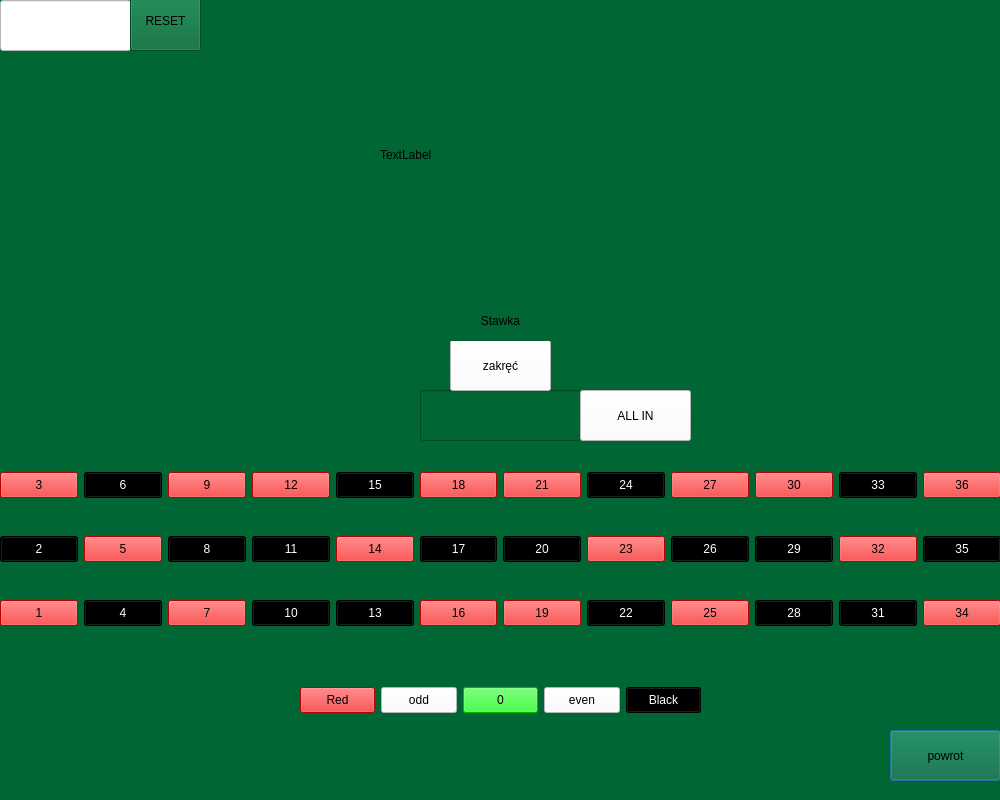
<?xml version="1.0" encoding="UTF-8"?>
<ui version="4.0">
 <class>ruletkaokno</class>
 <widget class="QDialog" name="ruletkaokno">
  <property name="geometry">
   <rect>
    <x>0</x>
    <y>0</y>
    <width>1000</width>
    <height>800</height>
   </rect>
  </property>
  <property name="minimumSize">
   <size>
    <width>1000</width>
    <height>800</height>
   </size>
  </property>
  <property name="maximumSize">
   <size>
    <width>1000</width>
    <height>800</height>
   </size>
  </property>
  <property name="windowTitle">
   <string>Dialog</string>
  </property>
  <property name="styleSheet">
   <string notr="true">background-color:#006633</string>
  </property>
  <widget class="QPushButton" name="back">
   <property name="geometry">
    <rect>
     <x>890</x>
     <y>730</y>
     <width>111</width>
     <height>51</height>
    </rect>
   </property>
   <property name="text">
    <string>powrot</string>
   </property>
  </widget>
  <widget class="QLineEdit" name="stankonta">
   <property name="geometry">
    <rect>
     <x>0</x>
     <y>0</y>
     <width>131</width>
     <height>51</height>
    </rect>
   </property>
   <property name="styleSheet">
    <string notr="true">background-color:#FFFFFF;</string>
   </property>
  </widget>
  <widget class="QWidget" name="gridLayoutWidget">
   <property name="geometry">
    <rect>
     <x>0</x>
     <y>440</y>
     <width>1001</width>
     <height>221</height>
    </rect>
   </property>
   <layout class="QGridLayout" name="gridLayout" rowstretch="0,0,0,0,0,0">
    <property name="sizeConstraint">
     <enum>QLayout::SizeConstraint::SetDefaultConstraint</enum>
    </property>
    <property name="leftMargin">
     <number>0</number>
    </property>
    <property name="topMargin">
     <number>0</number>
    </property>
    <item row="3" column="4">
     <widget class="QPushButton" name="czterna">
      <property name="styleSheet">
       <string notr="true">QPushButton{
     background-color: #FF0000;
 padding: 5px;
}    
QPushButton:pressed{
     background-color:#FF0000;
 padding: 5px;
}    </string>
      </property>
      <property name="text">
       <string>14</string>
      </property>
     </widget>
    </item>
    <item row="5" column="10">
     <widget class="QPushButton" name="trzyjeden">
      <property name="styleSheet">
       <string notr="true">QPushButton{
     background-color: #000000;
 padding: 5px;
color: #FFFFFF;	
}    
QPushButton:pressed{
     background-color:#3A3431;
 padding: 5px;

}       </string>
      </property>
      <property name="text">
       <string>31</string>
      </property>
     </widget>
    </item>
    <item row="3" column="6">
     <widget class="QPushButton" name="dwadziescia">
      <property name="styleSheet">
       <string notr="true">QPushButton{
     background-color: #000000;
 padding: 5px;
color: #FFFFFF;	
}    
QPushButton:pressed{
     background-color:#3A3431;
 padding: 5px;

}      </string>
      </property>
      <property name="text">
       <string>20</string>
      </property>
     </widget>
    </item>
    <item row="0" column="9">
     <widget class="QPushButton" name="trzydziesci">
      <property name="styleSheet">
       <string notr="true">QPushButton{
     background-color: #FF0000;
 padding: 5px;
}    
QPushButton:pressed{
     background-color:#FF0000;
 padding: 5px;
}    </string>
      </property>
      <property name="text">
       <string>30</string>
      </property>
     </widget>
    </item>
    <item row="0" column="8">
     <widget class="QPushButton" name="dwasiedem">
      <property name="styleSheet">
       <string notr="true">QPushButton{
     background-color: #FF0000;
 padding: 5px;
}    
QPushButton:pressed{
     background-color:#FF0000;
 padding: 5px;
}    </string>
      </property>
      <property name="text">
       <string>27</string>
      </property>
     </widget>
    </item>
    <item row="0" column="1">
     <widget class="QPushButton" name="szesc">
      <property name="styleSheet">
       <string notr="true">QPushButton{
     background-color: #000000;
 padding: 5px;
color: #FFFFFF;	
}    
QPushButton:pressed{
     background-color:#3A3431;
 padding: 5px;

}    </string>
      </property>
      <property name="text">
       <string>6</string>
      </property>
     </widget>
    </item>
    <item row="3" column="5">
     <widget class="QPushButton" name="siedemna">
      <property name="styleSheet">
       <string notr="true">QPushButton{
     background-color: #000000;
 padding: 5px;
color: #FFFFFF;	
}    
QPushButton:pressed{
     background-color:#3A3431;
 padding: 5px;

}      </string>
      </property>
      <property name="text">
       <string>17</string>
      </property>
     </widget>
    </item>
    <item row="0" column="6">
     <widget class="QPushButton" name="dwajeden">
      <property name="styleSheet">
       <string notr="true">QPushButton{
     background-color: #FF0000;
 padding: 5px;
}    
QPushButton:pressed{
     background-color:#FF0000;
 padding: 5px;
}    </string>
      </property>
      <property name="text">
       <string>21</string>
      </property>
     </widget>
    </item>
    <item row="0" column="7">
     <widget class="QPushButton" name="dwacztery">
      <property name="styleSheet">
       <string notr="true">QPushButton{
     background-color: #000000;
 padding: 5px;
color: #FFFFFF;	
}    
QPushButton:pressed{
     background-color:#3A3431;
 padding: 5px;

}       </string>
      </property>
      <property name="text">
       <string>24</string>
      </property>
     </widget>
    </item>
    <item row="5" column="2">
     <widget class="QPushButton" name="siedem">
      <property name="styleSheet">
       <string notr="true">QPushButton{
     background-color: #FF0000;
 padding: 5px;
}    
QPushButton:pressed{
     background-color:#FF0000;
 padding: 5px;
}    </string>
      </property>
      <property name="text">
       <string>7</string>
      </property>
     </widget>
    </item>
    <item row="5" column="9">
     <widget class="QPushButton" name="dwaosiem">
      <property name="styleSheet">
       <string notr="true">QPushButton{
     background-color: #000000;
 padding: 5px;
color: #FFFFFF;	
}    
QPushButton:pressed{
     background-color:#3A3431;
 padding: 5px;

}     </string>
      </property>
      <property name="text">
       <string>28</string>
      </property>
     </widget>
    </item>
    <item row="3" column="2">
     <widget class="QPushButton" name="osiem">
      <property name="styleSheet">
       <string notr="true">QPushButton{
     background-color: #000000;
 padding: 5px;
color: #FFFFFF;	
}    
QPushButton:pressed{
     background-color:#3A3431;
 padding: 5px;

}      </string>
      </property>
      <property name="text">
       <string>8</string>
      </property>
     </widget>
    </item>
    <item row="5" column="7">
     <widget class="QPushButton" name="dwadwa">
      <property name="styleSheet">
       <string notr="true">QPushButton{
     background-color: #000000;
 padding: 5px;
color: #FFFFFF;	
}    
QPushButton:pressed{
     background-color:#3A3431;
 padding: 5px;

}       </string>
      </property>
      <property name="text">
       <string>22</string>
      </property>
     </widget>
    </item>
    <item row="0" column="3">
     <widget class="QPushButton" name="dwana">
      <property name="styleSheet">
       <string notr="true">QPushButton{
     background-color: #FF0000;
 padding: 5px;
}    
QPushButton:pressed{
     background-color:#FF0000;
 padding: 5px;
}    </string>
      </property>
      <property name="text">
       <string>12</string>
      </property>
     </widget>
    </item>
    <item row="5" column="4">
     <widget class="QPushButton" name="trzyna">
      <property name="styleSheet">
       <string notr="true">QPushButton{
     background-color: #000000;
 padding: 5px;
color: #FFFFFF;	
}    
QPushButton:pressed{
     background-color:#3A3431;
 padding: 5px;

}       </string>
      </property>
      <property name="text">
       <string>13</string>
      </property>
     </widget>
    </item>
    <item row="3" column="3">
     <widget class="QPushButton" name="jedena">
      <property name="styleSheet">
       <string notr="true">QPushButton{
     background-color: #000000;
 padding: 5px;
color: #FFFFFF;	
}    
QPushButton:pressed{
     background-color:#3A3431;
 padding: 5px;

}        </string>
      </property>
      <property name="text">
       <string>11</string>
      </property>
     </widget>
    </item>
    <item row="3" column="1">
     <widget class="QPushButton" name="piec">
      <property name="styleSheet">
       <string notr="true">QPushButton{
     background-color: #FF0000;
 padding: 5px;
}    
QPushButton:pressed{
     background-color:#FF0000;
 padding: 5px;
}    </string>
      </property>
      <property name="text">
       <string>5</string>
      </property>
     </widget>
    </item>
    <item row="5" column="1">
     <widget class="QPushButton" name="cztery">
      <property name="styleSheet">
       <string notr="true">QPushButton{
     background-color: #000000;
 padding: 5px;
color: #FFFFFF;	
}    
QPushButton:pressed{
     background-color:#3A3431;
 padding: 5px;

}    </string>
      </property>
      <property name="text">
       <string>4</string>
      </property>
     </widget>
    </item>
    <item row="0" column="2">
     <widget class="QPushButton" name="dziewiec">
      <property name="styleSheet">
       <string notr="true">QPushButton{
     background-color: #FF0000;
 padding: 5px;
}    
QPushButton:pressed{
     background-color:#FF0000;
 padding: 5px;
}    </string>
      </property>
      <property name="text">
       <string>9</string>
      </property>
     </widget>
    </item>
    <item row="3" column="0">
     <widget class="QPushButton" name="dwa">
      <property name="styleSheet">
       <string notr="true">QPushButton{
     background-color: #000000;
 padding: 5px;
color: #FFFFFF;	
}    
QPushButton:pressed{
     background-color:#000000;
 padding: 5px;

}    </string>
      </property>
      <property name="text">
       <string>2</string>
      </property>
     </widget>
    </item>
    <item row="0" column="5">
     <widget class="QPushButton" name="osiemna">
      <property name="styleSheet">
       <string notr="true">QPushButton{
     background-color: #FF0000;
 padding: 5px;
}    
QPushButton:pressed{
     background-color:#FF0000;
 padding: 5px;
}    </string>
      </property>
      <property name="text">
       <string>18</string>
      </property>
     </widget>
    </item>
    <item row="0" column="4">
     <widget class="QPushButton" name="pietna">
      <property name="styleSheet">
       <string notr="true">QPushButton{
     background-color: #000000;
 padding: 5px;
color: #FFFFFF;	
}    
QPushButton:pressed{
     background-color:#3A3431;
 padding: 5px;

}      </string>
      </property>
      <property name="text">
       <string>15</string>
      </property>
     </widget>
    </item>
    <item row="5" column="6">
     <widget class="QPushButton" name="dziewietna">
      <property name="styleSheet">
       <string notr="true">QPushButton{
     background-color: #FF0000;
 padding: 5px;
}    
QPushButton:pressed{
     background-color:#FF0000;
 padding: 5px;
}    </string>
      </property>
      <property name="text">
       <string>19</string>
      </property>
     </widget>
    </item>
    <item row="5" column="8">
     <widget class="QPushButton" name="dwapiec">
      <property name="styleSheet">
       <string notr="true">QPushButton{
     background-color: #FF0000;
 padding: 5px;
}    
QPushButton:pressed{
     background-color:#FF0000;
 padding: 5px;
}    </string>
      </property>
      <property name="text">
       <string>25</string>
      </property>
     </widget>
    </item>
    <item row="3" column="9">
     <widget class="QPushButton" name="dwadziewiec">
      <property name="styleSheet">
       <string notr="true">QPushButton{
     background-color: #000000;
 padding: 5px;
color: #FFFFFF;	
}    
QPushButton:pressed{
     background-color:#3A3431;
 padding: 5px;

}      </string>
      </property>
      <property name="text">
       <string>29</string>
      </property>
     </widget>
    </item>
    <item row="5" column="3">
     <widget class="QPushButton" name="dziesiec">
      <property name="styleSheet">
       <string notr="true">QPushButton{
     background-color: #000000;
 padding: 5px;
color: #FFFFFF;	
}    
QPushButton:pressed{
     background-color:#3A3431;
 padding: 5px;

}     </string>
      </property>
      <property name="text">
       <string>10</string>
      </property>
     </widget>
    </item>
    <item row="3" column="7">
     <widget class="QPushButton" name="dwatrzy">
      <property name="styleSheet">
       <string notr="true">QPushButton{
     background-color: #FF0000;
 padding: 5px;
}    
QPushButton:pressed{
     background-color:#FF0000;
 padding: 5px;
}    </string>
      </property>
      <property name="text">
       <string>23</string>
      </property>
     </widget>
    </item>
    <item row="3" column="8">
     <widget class="QPushButton" name="dwaszesc">
      <property name="styleSheet">
       <string notr="true">QPushButton{
     background-color: #000000;
 padding: 5px;
color: #FFFFFF;	
}    
QPushButton:pressed{
     background-color:#3A3431;
 padding: 5px;

}      </string>
      </property>
      <property name="text">
       <string>26</string>
      </property>
     </widget>
    </item>
    <item row="5" column="0">
     <widget class="QPushButton" name="jeden">
      <property name="styleSheet">
       <string notr="true">QPushButton{
     background-color: #FF0000;
 padding: 5px;
}    
QPushButton:pressed{
     background-color:#FF0000;
 padding: 5px;
}    </string>
      </property>
      <property name="text">
       <string>1</string>
      </property>
     </widget>
    </item>
    <item row="5" column="5">
     <widget class="QPushButton" name="szesna">
      <property name="styleSheet">
       <string notr="true">QPushButton{
     background-color: #FF0000;
 padding: 5px;
}    
QPushButton:pressed{
     background-color:#FF0000;
 padding: 5px;
}    </string>
      </property>
      <property name="text">
       <string>16</string>
      </property>
     </widget>
    </item>
    <item row="5" column="11">
     <widget class="QPushButton" name="trzycztery">
      <property name="styleSheet">
       <string notr="true">QPushButton{
     background-color: #FF0000;
 padding: 5px;
}    
QPushButton:pressed{
     background-color:#FF0000;
 padding: 5px;
}    </string>
      </property>
      <property name="text">
       <string>34</string>
      </property>
     </widget>
    </item>
    <item row="3" column="10">
     <widget class="QPushButton" name="trzydwa">
      <property name="styleSheet">
       <string notr="true">QPushButton{
     background-color: #FF0000;
 padding: 5px;
}    
QPushButton:pressed{
     background-color:#FF0000;
 padding: 5px;
}    </string>
      </property>
      <property name="text">
       <string>32</string>
      </property>
     </widget>
    </item>
    <item row="0" column="10">
     <widget class="QPushButton" name="trzytrzy">
      <property name="styleSheet">
       <string notr="true">QPushButton{
     background-color: #000000;
 padding: 5px;
color: #FFFFFF;	
}    
QPushButton:pressed{
     background-color:#3A3431;
 padding: 5px;

}        </string>
      </property>
      <property name="text">
       <string>33</string>
      </property>
     </widget>
    </item>
    <item row="0" column="11">
     <widget class="QPushButton" name="trzyszesc">
      <property name="styleSheet">
       <string notr="true">QPushButton{
     background-color: #FF0000;
 padding: 5px;
}    
QPushButton:pressed{
     background-color:#FF0000;
 padding: 5px;
}    </string>
      </property>
      <property name="text">
       <string>36</string>
      </property>
     </widget>
    </item>
    <item row="3" column="11">
     <widget class="QPushButton" name="trzypiec">
      <property name="styleSheet">
       <string notr="true">QPushButton{
     background-color: #000000;
 padding: 5px;
color: #FFFFFF;	
}    
QPushButton:pressed{
     background-color:#3A3431;
 padding: 5px;

}    </string>
      </property>
      <property name="text">
       <string>35</string>
      </property>
     </widget>
    </item>
    <item row="0" column="0">
     <widget class="QPushButton" name="trzy">
      <property name="minimumSize">
       <size>
        <width>20</width>
        <height>20</height>
       </size>
      </property>
      <property name="maximumSize">
       <size>
        <width>100</width>
        <height>100</height>
       </size>
      </property>
      <property name="styleSheet">
       <string notr="true">QPushButton{
     background-color: #FF0000;
 padding: 5px;
}    
QPushButton:pressed{
     background-color:#FF0000;
 padding: 5px;
}    </string>
      </property>
      <property name="text">
       <string>3</string>
      </property>
     </widget>
    </item>
   </layout>
  </widget>
  <widget class="QWidget" name="horizontalLayoutWidget">
   <property name="geometry">
    <rect>
     <x>300</x>
     <y>660</y>
     <width>401</width>
     <height>80</height>
    </rect>
   </property>
   <layout class="QHBoxLayout" name="horizontalLayout">
    <item>
     <widget class="QPushButton" name="red">
      <property name="styleSheet">
       <string notr="true">QPushButton{
     background-color: #FF0000;
 padding: 5px;
}    
QPushButton:pressed{
     background-color:#FF0000;
 padding: 5px;
}    </string>
      </property>
      <property name="text">
       <string>Red</string>
      </property>
     </widget>
    </item>
    <item>
     <widget class="QPushButton" name="odd">
      <property name="styleSheet">
       <string notr="true">QPushButton{
     background-color: #FFFFFF;
 padding: 5px;
}    
QPushButton:pressed{
     background-color:#FFFFFF;
 padding: 5px;
}   </string>
      </property>
      <property name="text">
       <string>odd</string>
      </property>
     </widget>
    </item>
    <item>
     <widget class="QPushButton" name="zero">
      <property name="styleSheet">
       <string notr="true">QPushButton{
     background-color: #00FF00;
 padding: 5px;
}    
QPushButton:pressed{
     background-color:#00FF00;
 padding: 5px;
}    </string>
      </property>
      <property name="text">
       <string>0</string>
      </property>
     </widget>
    </item>
    <item>
     <widget class="QPushButton" name="even">
      <property name="styleSheet">
       <string notr="true">QPushButton{
     background-color: #FFFFFF;
 padding: 5px;
}    
QPushButton:pressed{
     background-color:#FFFFFF;
 padding: 5px;
}   </string>
      </property>
      <property name="text">
       <string>even</string>
      </property>
     </widget>
    </item>
    <item>
     <widget class="QPushButton" name="black">
      <property name="styleSheet">
       <string notr="true">QPushButton{
     background-color: #000000;
 padding: 5px;
color: #FFFFFF;	
}    
QPushButton:pressed{
     background-color:#3A3431;
 padding: 5px;

}      </string>
      </property>
      <property name="text">
       <string>Black</string>
      </property>
     </widget>
    </item>
   </layout>
  </widget>
  <widget class="QLineEdit" name="stawka">
   <property name="geometry">
    <rect>
     <x>420</x>
     <y>390</y>
     <width>161</width>
     <height>51</height>
    </rect>
   </property>
   <property name="styleSheet">
    <string notr="true"/>
   </property>
  </widget>
  <widget class="QPushButton" name="spinButton">
   <property name="geometry">
    <rect>
     <x>450</x>
     <y>340</y>
     <width>101</width>
     <height>51</height>
    </rect>
   </property>
   <property name="styleSheet">
    <string notr="true">background-color:#FFFFFF;</string>
   </property>
   <property name="text">
    <string>zakręć</string>
   </property>
  </widget>
  <widget class="QLabel" name="statusZakladuLabel">
   <property name="geometry">
    <rect>
     <x>60</x>
     <y>300</y>
     <width>881</width>
     <height>41</height>
    </rect>
   </property>
   <property name="text">
    <string>Stawka</string>
   </property>
   <property name="alignment">
    <set>Qt::AlignmentFlag::AlignCenter</set>
   </property>
  </widget>
  <widget class="QPushButton" name="All_In">
   <property name="geometry">
    <rect>
     <x>580</x>
     <y>390</y>
     <width>111</width>
     <height>51</height>
    </rect>
   </property>
   <property name="styleSheet">
    <string notr="true">QPushButton{
     background-color: #FFFFFF;
 padding: 5px;
}    
QPushButton:pressed{
     background-color:#FFFFFF;
 padding: 5px;
}   </string>
   </property>
   <property name="text">
    <string>ALL IN</string>
   </property>
  </widget>
  <widget class="QPushButton" name="reset">
   <property name="geometry">
    <rect>
     <x>130</x>
     <y>-10</y>
     <width>71</width>
     <height>61</height>
    </rect>
   </property>
   <property name="text">
    <string>RESET</string>
   </property>
  </widget>
  <widget class="QLabel" name="labelObrazekRuletki">
   <property name="geometry">
    <rect>
     <x>380</x>
     <y>30</y>
     <width>250</width>
     <height>250</height>
    </rect>
   </property>
   <property name="minimumSize">
    <size>
     <width>250</width>
     <height>250</height>
    </size>
   </property>
   <property name="text">
    <string>TextLabel</string>
   </property>
  </widget>
 </widget>
 <resources/>
 <connections/>
</ui>
